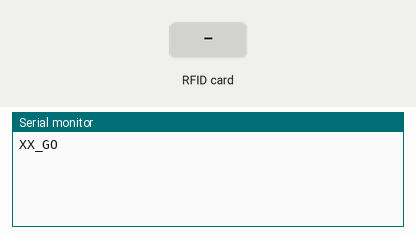
Recording of a sketch running on a simulated Arduino Uno, built with avr-gcc and run on an emulated ATmega328P. Shown: the last lines printed to the serial monitor. The test bench sets the inputs (shaded band).

Above: at 5.3 s.
5.4 s: RFID card 36 08 CD 3B held to the reader
At 8.0 s:
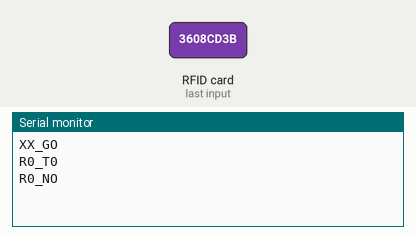
8.3 s: RFID card D6 E3 90 8D held to the reader
At 8.7 s:
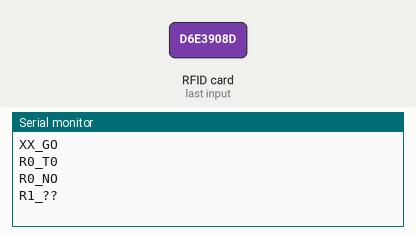

The sketch:

RFIDScan-Uno.ino
```cpp
// (licence header left out)
#include <SPI.h>
#include <MFRC522.h>


// PIN Numbers : RESET + SDAs
#define RST_PIN         9
#define SS_1_PIN        8
#define SS_2_PIN        10

// Led PINs
#define GreenLed        LED_BUILTIN

int value1 = -1;
int value2 = -1;

// List of Tags UIDs that are allowed for the first reader
byte tagarray_SS1[][4] = {
  {0x36, 0x08, 0xCD, 0x3B},
  {0xD6, 0xE3, 0x90, 0x8D},
  {0xD6, 0x60, 0xC9, 0x3B}
};

// List of Tags UIDs that are allowed for the second reader
byte tagarray_SS2[][4] = {
  {0x63, 0x6B, 0xD1, 0x83},
  {0xDA, 0x43, 0xD1, 0x83},
  {0x14, 0xDC, 0xCA, 0x83}
};

#define NR_OF_READERS   2

//byte ssPins[] = {SS_1_PIN, SS_2_PIN, SS_3_PIN, SS_4_PIN};
byte ssPins[NR_OF_READERS] = {SS_1_PIN, SS_2_PIN};

bool rfid_tag_present_prev[NR_OF_READERS] = {false, false};
bool rfid_tag_present[NR_OF_READERS] = {false, false};
int _rfid_error_counter[NR_OF_READERS] = {0, 0};
bool _tag_found[NR_OF_READERS] = {false, false};

// Create an MFRC522 instance :
MFRC522 mfrc522[NR_OF_READERS];

void setup() {

  Serial.begin(9600);           // Initialize serial communications with the PC
  while (!Serial);              // Do nothing if no serial port is opened (added for Arduinos based on ATMEGA32U4)

  SPI.begin();                  // Init SPI bus

  delay(1000);

  /* Initializing Inputs and Outputs */
  pinMode(GreenLed, OUTPUT);
  digitalWrite(GreenLed, LOW);

//  for (uint8_t reader = 0; reader < NR_OF_READERS; reader++) {
//    mfrc522[reader].PCD_Init(ssPins[reader], RST_PIN);
////    mfrc522[reader].PCD_SetAntennaGain(mfrc522[reader].RxGain_max);
//    delay(1000);
//  }

  for (uint8_t reader = 0; reader < NR_OF_READERS; reader++) {
    mfrc522[reader].PCD_Init(ssPins[reader], RST_PIN);
//    mfrc522[reader].PCD_SetAntennaGain(mfrc522[reader].RxGain_max);
    delay(1000);
//    bool result = mfrc522[reader].PCD_PerformSelfTest(); // perform the test
//    if (result) {
//      String out = "R";
//      out = out + reader + "_OK";
//      Serial.println(out);
//    }
//    else {
//      String out = "R";
//      out = out + reader + "_NO";
//      Serial.println(out);
//    }
  }
  delay(1000);
  writeString("XX_GO");
}

/*
   Main loop.
*/

void loop() {

  for (uint8_t reader = 0; reader < NR_OF_READERS; reader++) {

    rfid_tag_present_prev[reader] = rfid_tag_present[reader];

    _rfid_error_counter[reader] += 1;
    if(_rfid_error_counter[reader] > 2){
      _tag_found[reader] = false;
    }

    // Detect Tag without looking for collisions
    byte bufferATQA[2];
    byte bufferSize = sizeof(bufferATQA);

    // Reset baud rates
    mfrc522[reader].PCD_WriteRegister(mfrc522[reader].TxModeReg, 0x00);
    mfrc522[reader].PCD_WriteRegister(mfrc522[reader].RxModeReg, 0x00);
    // Reset ModWidthReg
    mfrc522[reader].PCD_WriteRegister(mfrc522[reader].ModWidthReg, 0x26);

    MFRC522::StatusCode result = mfrc522[reader].PICC_RequestA(bufferATQA, &bufferSize);

    if(result == mfrc522[reader].STATUS_OK){

      if ( ! mfrc522[reader].PICC_ReadCardSerial()) { //Since a PICC placed get Serial and continue
        return;
      }
      _rfid_error_counter[reader] = 0;
      _tag_found[reader] = true;
    }

    rfid_tag_present[reader] = _tag_found[reader];

    // check if RFID tag got switched
    if (rfid_tag_present[reader] && rfid_tag_present_prev[reader]){
      boolean foundTag = false;
      for (int x = 0; x < tagsNum(reader) && !foundTag; x++)                  // tagarray's row
      {
        for (int i = 0; i < mfrc522[reader].uid.size; i++)        //tagarray's columns
        {
          if ( mfrc522[reader].uid.uidByte[i] != getTag(reader, x)[i])  //Comparing the UID in the buffer to the UID in the tag array.
          {
            break;
          }
          else
          {
            if (i == mfrc522[reader].uid.size - 1)                // Test if we browesed the whole UID.
            {
              foundTag = true;
              if(x != getValue(reader)) {
                triggerSerialRemove(reader);
                setValue(reader, x);
                triggerSerialAdd(reader, x);
              }
            }
          }
        }
      }
      if(!foundTag && getValue(reader) != -1) {
        setValue(reader, -1);
        denyTag(reader);
      }
    }

    // rising edge
    if (rfid_tag_present[reader] && !rfid_tag_present_prev[reader]){
      boolean foundTag = false;
      for (int x = 0; x < tagsNum(reader) && !foundTag; x++)                  // tagarray's row
      {
        for (int i = 0; i < mfrc522[reader].uid.size; i++)        //tagarray's columns
        {
          if ( mfrc522[reader].uid.uidByte[i] != getTag(reader, x)[i])  //Comparing the UID in the buffer to the UID in the tag array.
          {
            break;
          }
          else
          {
            if (i == mfrc522[reader].uid.size - 1)                // Test if we browesed the whole UID.
            {
              foundTag = true;
              setValue(reader, x);
              triggerSerialAdd(reader, x);
            }
          }
        }
      }
      if(!foundTag) {
        setValue(reader, -1);
        denyTag(reader);
      }
    }

    // falling edge
    if (!rfid_tag_present[reader] && rfid_tag_present_prev[reader]){
//      Serial.println("Tag gone");
      triggerSerialRemove(reader);
    }

    delay(200);
  } //for(uint8_t reader..
}

void triggerSerialAdd(int reader, int tag) {
    String out = "R";
    out = out + reader + "_T" + tag;
    writeString(out);
}

void setValue(int reader, int tag) {
  if(reader == 0) value1 = tag;
  if(reader == 1) value2 = tag;
}

int getValue(int reader) {
  if(reader == 0) return value1;
  if(reader == 1) return value2 ;
}

void triggerSerialRemove(int reader) {
    String out = "R";
    out = out + reader + "_NO";
    writeString(out);
}

size_t tagsNum(int reader) {
  if(reader == 0) return sizeof(tagarray_SS1) / sizeof(tagarray_SS1[0]);
  if(reader == 1) return sizeof(tagarray_SS2) / sizeof(tagarray_SS2[0]);
}

byte* getTag(int reader, int tag) {
  if(reader == 0) return tagarray_SS1[tag];
  if(reader == 1) return tagarray_SS2[tag];
}

void denyTag(int reader) {
  String out = "R";
  out = out + reader + "_??";
  writeString(out);
}

void writeString(String stringData) {
  Serial.println(stringData);
}
```

Measured:
- after the input at 5.4 s, the serial monitor: prints a new line after 0.06 s (image 1)
- after the input at 8.3 s, the serial monitor: prints a new line after 0.06 s (image 2)
